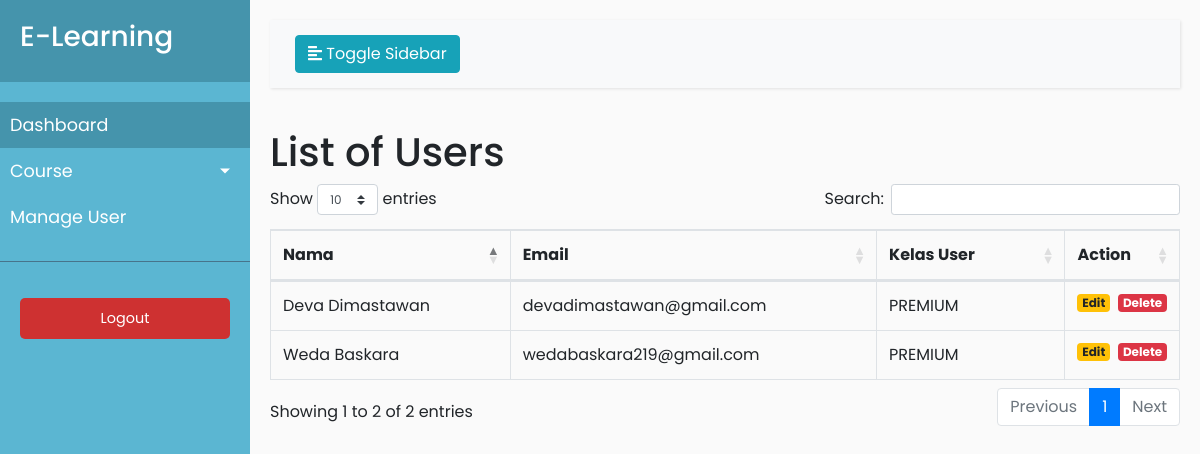
The page /admin/dashboard/manage-user.php (signed in) on the database its author committed.
### tables this page shows
CREATE TABLE `users` (
  `id_users` int(11) NOT NULL,
  `first_name` varchar(128) DEFAULT NULL,
  `last_name` varchar(128) DEFAULT NULL,
  `phone_number` varchar(12) DEFAULT NULL,
  `email` varchar(128) DEFAULT NULL,
  `password` varchar(128) DEFAULT NULL
);

### admin/dashboard/manage-user.php (the view, shortened to what this page needs)
<?php
    if (!isset($_SESSION['username'])) {
        header("Location: ../index.php");
    } else {
        include_once '../../conn.php';
        $query= mysqli_query($conn, "SELECT * FROM users");
        $data = mysqli_fetch_all($query, MYSQLI_ASSOC);
    }
?>
<!DOCTYPE html>
<html>
<head>
    <link rel="stylesheet" href="https://stackpath.bootstrapcdn.com/bootstrap/4.1.0/css/bootstrap.min.css"
>
    <link rel="stylesheet" href="style.css">
    <link rel="stylesheet" href="https://cdn.datatables.net/1.10.22/css/dataTables.bootstrap4.min.css">
</head>
<body>
    <div class="wrapper">
        <nav id="sidebar">
            <div class="sidebar-header">
                <h3>E-Learning</h3>
            </div>
            <ul class="list-unstyled components">
                <li class="active">
                    <a href="index.php">Dashboard</a>
                </li>
                <li>
                    <a href="#homeSubmenu" data-toggle="collapse" aria-expanded="false"
                        class="dropdown-toggle">Course</a>
                </li>
                <li>
                    <a href="manage-user.php">Manage User</a>
                </li>
            </ul>
            <ul class="list-unstyled CTAs">
                <li>
                    <a href="logout.php" class="article">Logout</a>
                </li>
            </ul>
        </nav>
        <div id="content">
            <nav class="navbar navbar-expand-lg navbar-light bg-light">
                <div class="container-fluid">
                    <button type="button" id="sidebarCollapse" class="btn btn-info">
                        <i class="fas fa-align-left"></i>
                        <span>Toggle Sidebar</span>
                    </button>
                </div>
            </nav>
            <h1>List of Users</h1>
            <div class="table-responsive">
                <table id="example" class="table table-bordered">
                    <thead>
                        <th>Nama</th>
                        <th>Email</th>
                        <th>Kelas User</th>
                        <th width="2%">Action</th>
                    </thead>
                    <tbody>
                        <?php
                        foreach ($data as $user) {
                        ?>
                            <tr>
                                <td><?=strval($user['first_name']).' '.strval($user['last_name'])?></td>
                                <td><?=$user['email'];?></td>
                                <?php
                                $query = mysqli_query($conn, "SELECT * FROM langganan WHERE id_users='".$user['id_users']."'");
                                if (mysqli_num_rows($query)) {
                                    $a = mysqli_fetch_assoc($query);
                                    if (strval($a['end_date']) > strval(date("Y-m-d"))) {
                                        echo "<td>PREMIUM</td>";
                                    }
                                    else {
                                        echo "<td>FREE</td>";
                                    }
                                }
                                else {
                                    echo "<td>FREE</td>";
                                }
                                ?>
                                <td><div class="d-flex">
                                    <a href="edit-user.php?id=<?=$user['id_users'];?>" class="badge badge-warning">Edit</a>
                                    <a href="delete-user.php?id=<?=$user['id_users'];?>" class="badge badge-danger ml-2" onclick="return confirm('yakin?')">Delete</a>
                                </div></td>
                            </tr>
                        <?php
                        }
                        ?>
                    </tbody>
                </table>
            </div>
        </div>
    </div>
</body>
</html>

### admin/dashboard/style.css (style rules this page uses)
body { font-family: 'Poppins', sans-serif; background: #fafafa; }
a, a:hover, a:focus { color: inherit; text-decoration: none; transition: all 0.3s; }
.navbar { padding: 15px 10px; background: #fff; border: none; border-radius: 0; margin-bottom: 40px; box-shadow: 1px 1px 3px rgba(0, 0, 0, 0.1); }
.wrapper { display: flex; width: 100%; align-items: stretch; }
#sidebar { min-width: 250px; max-width: 250px; background: #5BB6D2; color: #fff; transition: all 0.3s; }
#sidebar .sidebar-header { padding: 20px; background: #4594ac; }
#sidebar ul.components { padding: 20px 0; border-bottom: 1px solid #47748b; }
#sidebar ul li a { padding: 10px; font-size: 1.1em; display: block; }
#sidebar ul li.active>a, a[aria-expanded="true"] { color: #fff; background: #4594ac; }
a[data-toggle="collapse"] { position: relative; }
.dropdown-toggle::after { display: block; position: absolute; top: 50%; right: 20px; transform: translateY(-50%); }
ul.CTAs { padding: 20px; }
ul.CTAs a { text-align: center; font-size: 0.9em !important; display: block; border-radius: 5px; margin-bottom: 5px; }
a.article, a.article:hover { background: #ce3131 !important; color: #fff !important; }
#content { width: 100%; padding: 20px; min-height: 100vh; transition: all 0.3s; }

### rows shown on the page
users: first_name "Deva", last_name "Dimastawan", email "devadimastawan@gmail.com"
users: first_name "Weda", last_name "Baskara", email "wedabaskara219@gmail.com"
